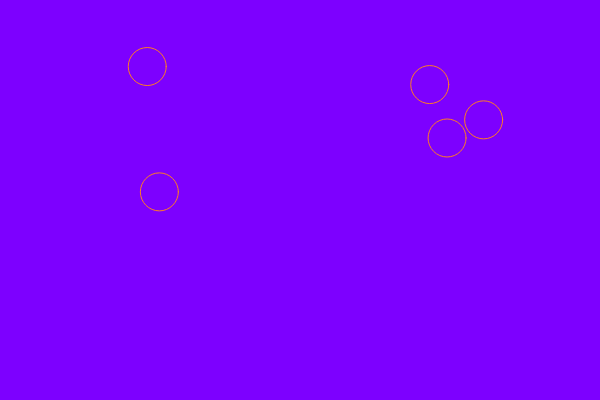
Frame 1 (no input)
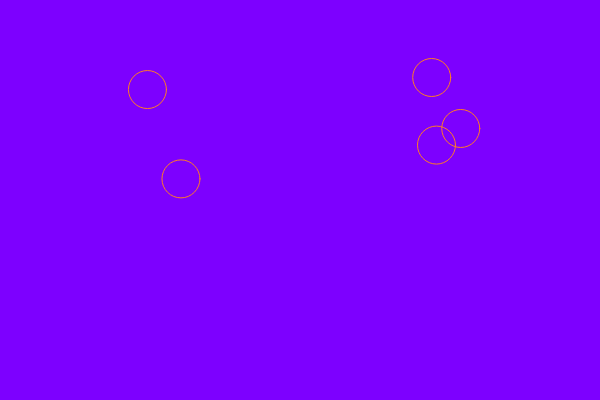
Frame 60 (no input)
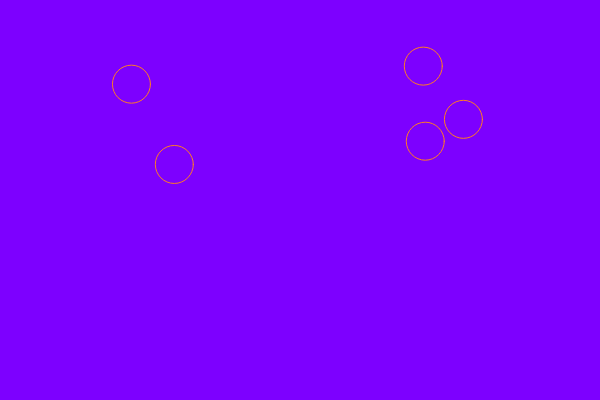
Frame 120 (the mouse pressed at the canvas centre since frame 60)

The p5.js sketch that drew these frames (run headless with seeded random() and noise() and a simulated clock; from frame 60 on, the mouse is pressed at the canvas centre):

// p5.js sketch
// ── sketch.js
/*
Original code by Daniel Shiffman. 
Modified by Dawn C. Hayes February 2017
*/

var bubbles = []; // array


function setup() {
  createCanvas(600, 400);
  for (var i = 0; i < 5; i++) { // loop through each item in the array based on the bubbles object
    bubbles[i] = {
      x: random(0, width),
      y: random(0, height),
      display: function() {  // remember, functions can be values/variables in an object
        stroke(255, 125, 35);
        noFill();
        ellipse(this.x, this.y, 38, 38);  // remember, since the function is referenced inside the objec,the keyword "this" refers to the implied object's x and y
      },
      move: function() {
        this.x = this.x + random(-3, 3); 
        this.y = this.y + random(-3, 3);
      }
    }
  }

}

function draw() {
  background(125, 0, 255);
  for (var i = 0; i < bubbles.length; i++) {
  	console.log(bubbles[i].move()); 
  	console.log(bubbles[i].display());
  	//console.log("hmmm...");
  	
    // bubbles[i].move();
    // bubbles[i].display();
  }
}
